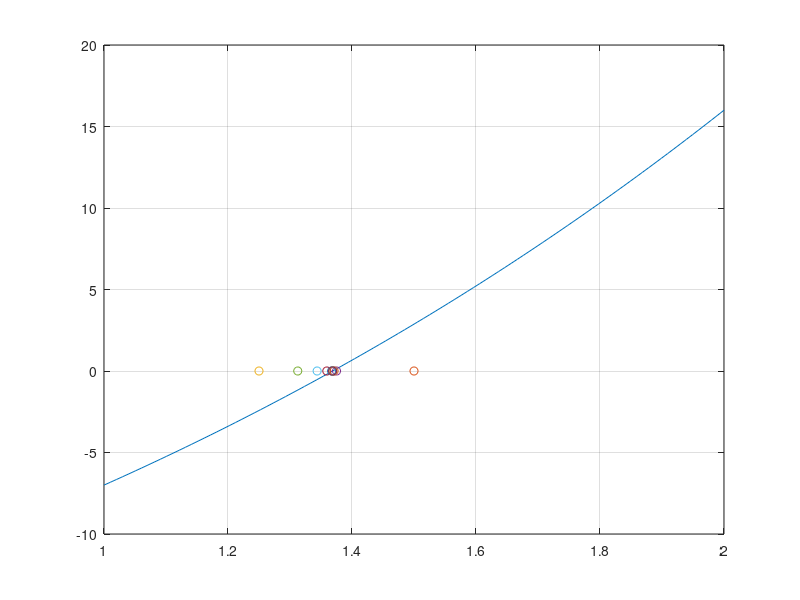

The MATLAB source for this figure:
% Ejercicio 5 Dante Stivaktas

x0=1;
x1=2;

% Define the function for the cubic equation
fun = @(x) x.^3 + 2.*x.^2 + 10.*x - 20;
x = linspace(x0, x1, 100);
plot(x, fun(x))
hold on
grid on

xm_vals = [1.5, 1.25, 1.375, 1.3125, 1.34375, 1.359375, 1.3671875, 1.37109375, 1.369140625, 1.3681640625, 1.36865234375, 1.368896484375, 1.3687744140625];
plot(xm_vals, 0, 'o')
